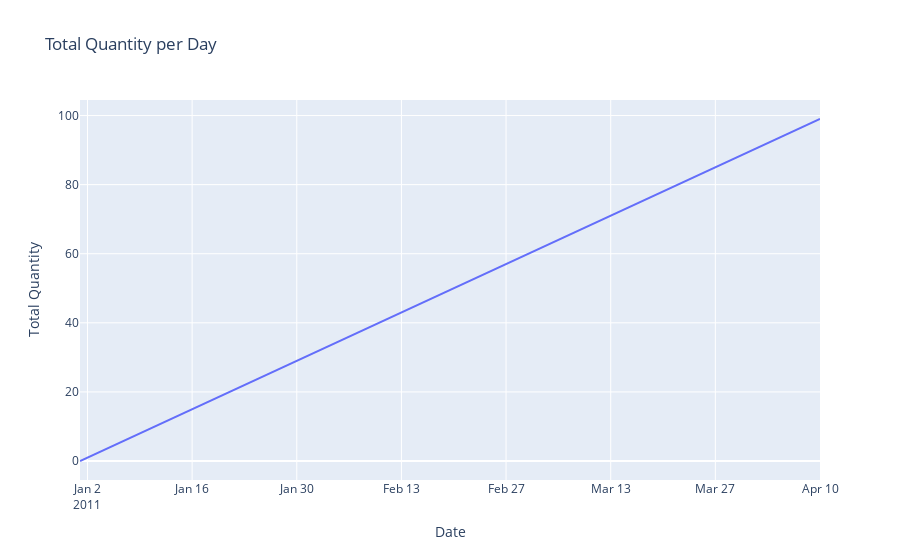

The notebook cell this image was saved under:
### Code cell
uk = uk.groupby('Day')['Quantity'].sum().reset_index()

fig = px.line(
    uk, 
    x='Day', 
    y='Quantity', 
    title='Total Quantity per Day', 
    labels={'Quantity': 'Total Quantity', 'Day': 'Date'},
)

fig.show()
